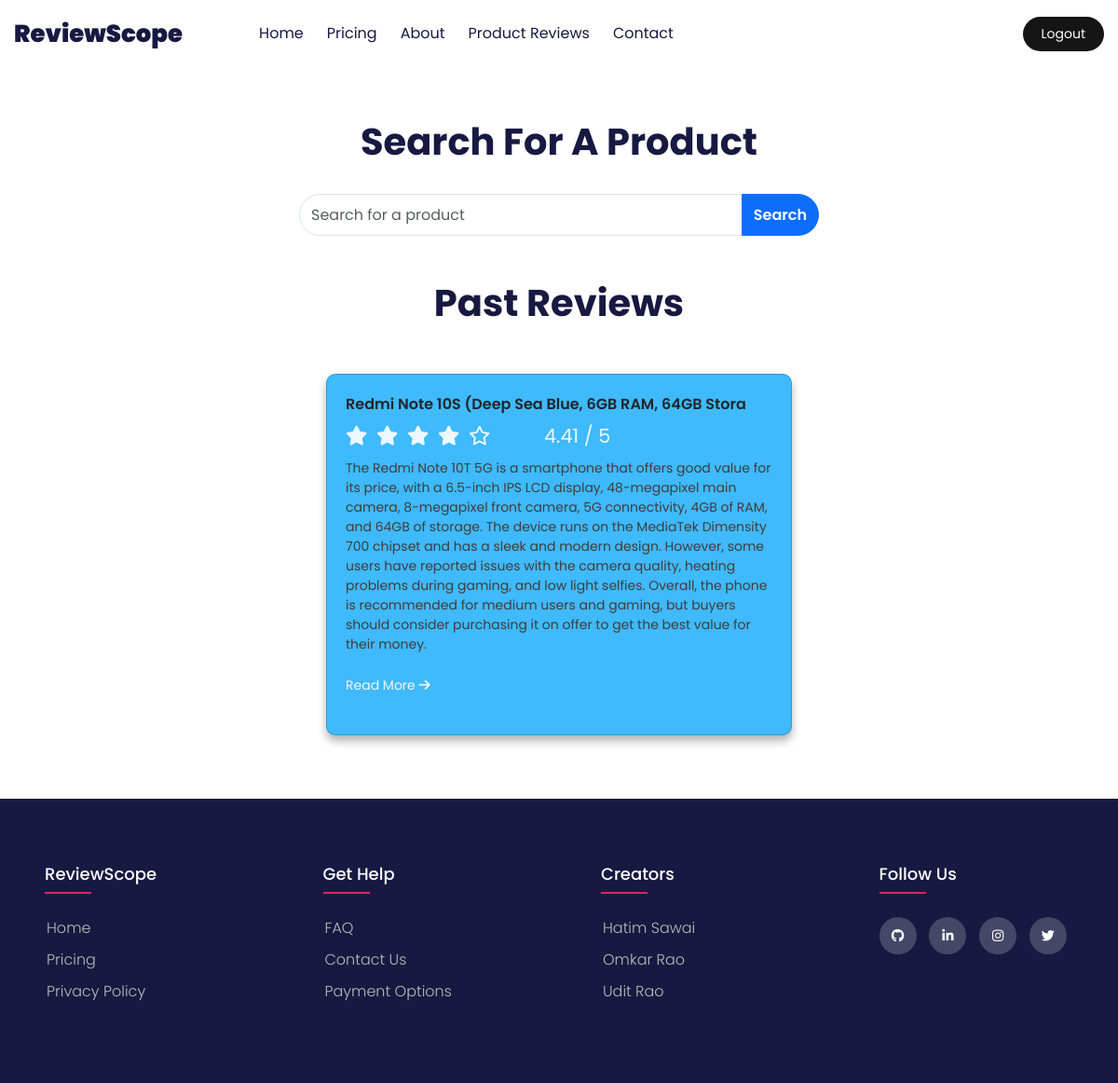
The page /reviews/ (signed in) on the database as committed earlier.
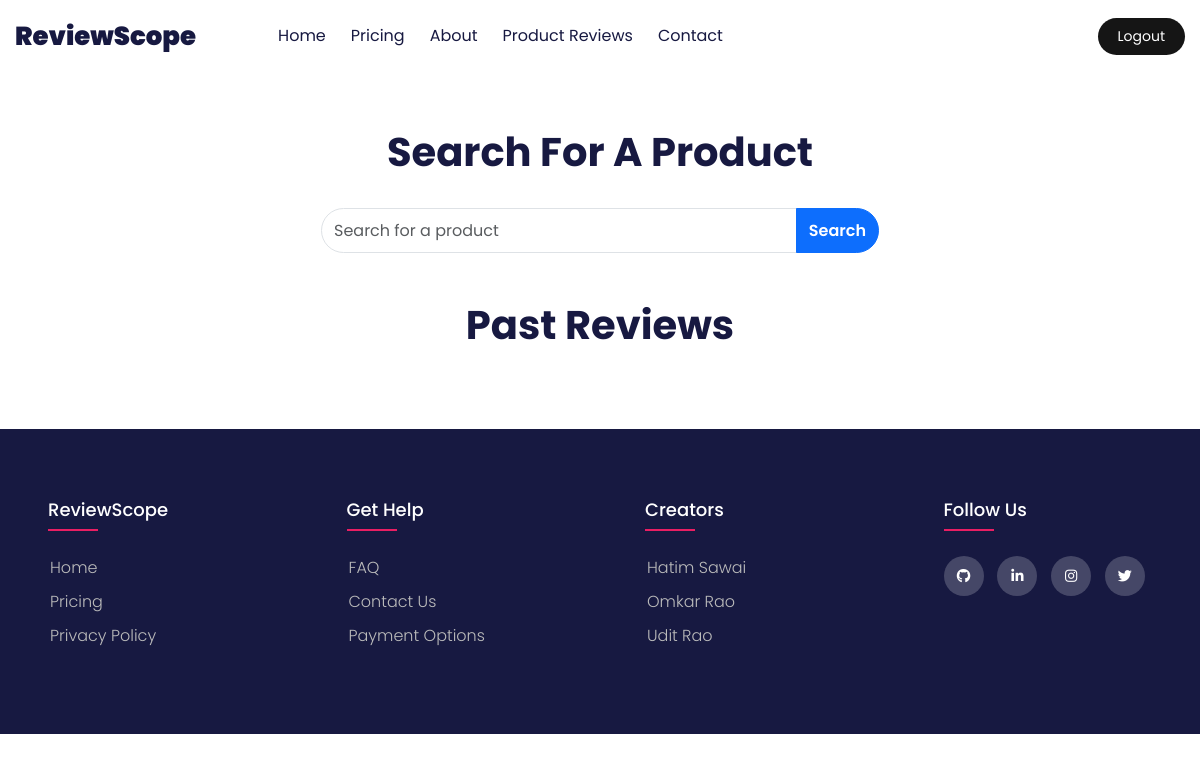
The same page on the database as committed later.
### base/models.py (models this page shows)
class UserReviews(models.Model):
    product_name = models.CharField(max_length=100)
    rating = models.FloatField()
    summary = models.TextField()
    neg = models.FloatField(null=True, blank=True)
    neu = models.FloatField(null=True, blank=True)
    pos = models.FloatField(null=True, blank=True)
    flipkart = models.BooleanField(default=False)
    img = models.TextField(null=True, blank=True)
    created = models.DateTimeField(auto_now_add=True)
    user = models.ForeignKey(User, on_delete=models.CASCADE)
    def __str__(self):
        return self.product_name[:50]

### base/views.py (the view)
# urls.py: path('reviews/', views.history, name='history'),
@login_required
def history(request):
    iter = [1,2,3,4,5]
    return render(request, 'base/reviews.html', {'reviews': UserReviews.objects.all(), 'iter': iter,'check':False})

### base/templates/base/reviews.html (shortened to what this page needs)
{% extends 'base.html' %}
{% load static %}
{% block css %}
<link rel="stylesheet" href="{% static 'css/reviews.css' %}">
{% endblock css %}
{% block content %}
<section class="search-box">
    <div class="container">
        <div class="heading">
            <h1 class="fw-bold">Search For A Product</h1>
        </div>
        <div class="search">
            <form action="" method="GET">
                <div class="input-group">
                    <input id="myInput" type="text" class="form-control" onkeyup="myFunction()" placeholder="Search for a product" name="search">
                    <button class="btn btn-primary search-button" type="submit">Search</button>
                </div>
            </form>
        </div>
    </div>
</section>
<section class="reviews py-5">
    <div class="container">
        <div class="heading">
            <h1 class="fw-bold">Past Reviews</h1>
        </div>
        <div class="cards">
        {% for review in reviews %}
            {% if review.user == request.user %}
            <div class="review-card card">
                <p class="title">
                    {{ review }}
                </p>
                <div class="stars">
                    <ul>
                        {% for i in iter %}
                        {% if i < review.rating %}
                        <li><i class="fa-solid fa-star"></i></li>
                        {% else %}
                        <li><i class="fa-regular fa-star"></i></li>
                        {% endif %}
                        {% endfor %}
                        <li class="px-5">
                            {{ review.rating }} / 5
                        </li>
                    </ul>
                </div>
                <p class="desc">
                    {{ review.summary }}
                </p>
                <p class="read-more">
                    <a class="readMore" href="{% url 'reviews' pname=review.product_name %}">Read More <i class="fas fa-arrow-right"></i></a>
                </p>
            </div>
        {% endif %}
        {% endfor %}
        </div>
    </div>
</section>
{% endblock content %}

Rows that differ between the two databases and show on the page:
removed UserReviews: product_name "Redmi Note 10S (Deep Sea Blue, 6GB RAM, 64GB Stora", rating "4.41", summary "The Redmi Note 10T 5G is a smartphone that offers good value for its price, with a 6.5-inch IPS LCD display, 48-megapixel main camera, 8-megapixel front camera, 5G connectivity, 4GB of RAM, and 64GB of storage. The device runs on the MediaTek Dimensity 700 chipset and has a sleek and modern design. However, some users have reported issues with the camera quality, heating problems during gaming, and low light selfies. Overall, the phone is recommended for medium users and gaming, but buyers should consider purchasing it on offer to get the best value for their money."
